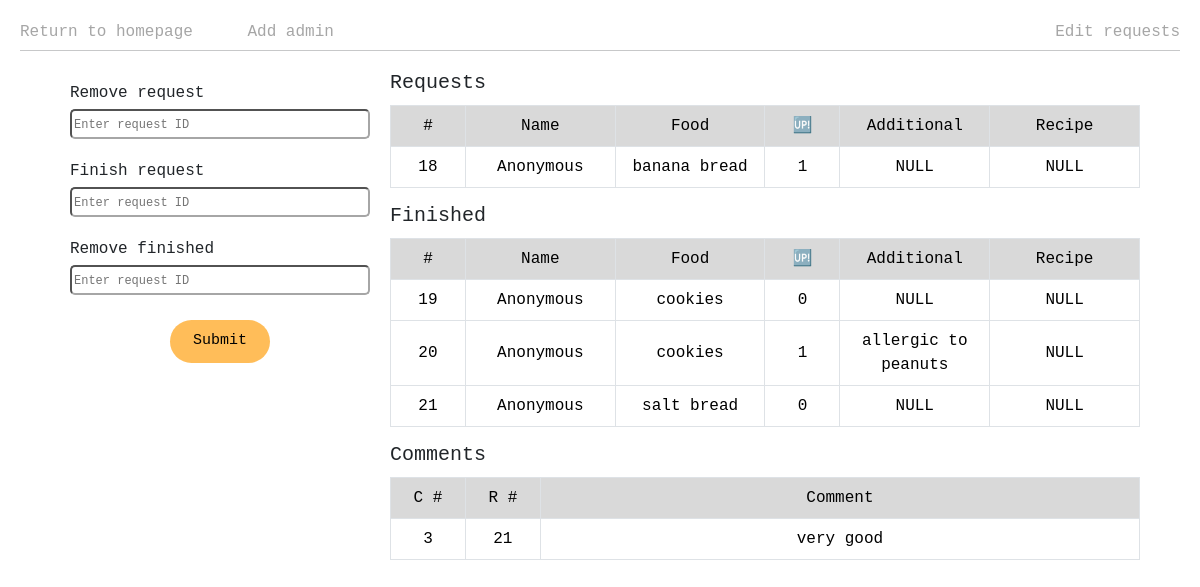
The page /editRequests on the database as committed earlier.
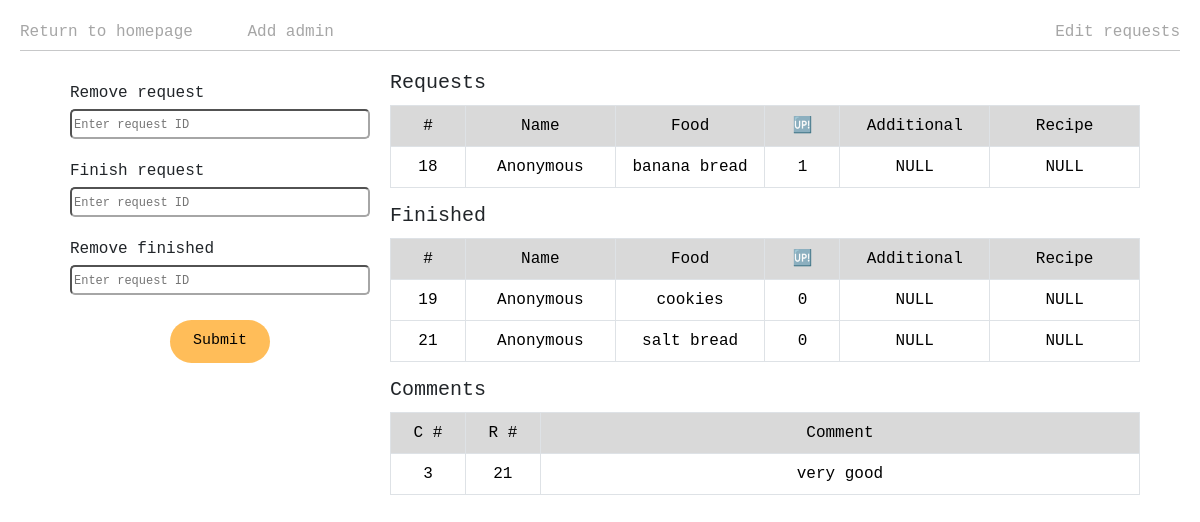
The same page on the database as committed later.
### tables this page shows
CREATE TABLE finished (
requestID INTEGER PRIMARY KEY NOT NULL,
name TEXT NOT NULL,
food TEXT NOT NULL,
additional TEXT NOT NULL,
recipe TEXT NOT NULL,
anonymous BOOLEAN NOT NULL,
rating REAL DEFAULT NULL
, upvotes integer, ratingCount integer not null default 0);

### app.py (the view)
@app.route("/editRequests", methods=["GET", "POST"])
def editRequests():
    if request.method == "POST":
        removeRequest = request.form.get("removeRequest")
        finishRequest = request.form.get("finishRequest")
        removeFinished = request.form.get("removeFinished")
        if removeRequest:
            conn.execute(text("DELETE FROM requests WHERE id=:id"), {"id": removeRequest})
            conn.commit()
        if finishRequest:
            finishedRequest = conn.execute(text("SELECT id, name, food, additional, recipe, anonymous, upvotes FROM requests WHERE id=:id"), {"id": finishRequest}).mappings().first()
            if finishedRequest:
                conn.execute(
                    text("INSERT INTO finished (requestID, name, food, additional, recipe, anonymous, upvotes) VALUES (:id, :name, :food, :additional, :recipe, :anonymous, :upvotes)"),
                    finishedRequest
                )
                conn.execute(text("DELETE FROM requests WHERE id=:id"), {"id": finishRequest})
                conn.commit()
        if removeFinished:
            conn.execute(text("DELETE FROM finished WHERE requestID=:id"), {"id": removeFinished})
            conn.commit()
        return redirect("/editRequests")
    elif request.method == "GET":
        requests = conn.execute(text("SELECT id, name, food, upvotes, anonymous, additional, recipe FROM requests")).mappings().all()
        finished = conn.execute(text("SELECT requestID, food, name, anonymous, upvotes, additional, recipe FROM finished")).mappings().all()
        comments = conn.execute(text("SELECT * FROM comments")).mappings().all()
        return render_template("editRequests.html", requests=requests, finished=finished, comments=comments)

### app.py (called while the page is built)
@app.after_request
def after_request(response):
    response.headers["Cache-Control"] = "no-cache, no-store, must-revalidate"
    response.headers["Expires"] = 0
    response.headers["Pragma"] = "no-cache"
    return response

### templates/editRequests.html (shortened to what the changed rows need)
{% extends "layout.html" %}
{% block main %}
    <div style="width: 100vw; display: flex; justify-content: center; margin-top: 20px;">
        <div class="editRequests">
            <div class="requestsTables">
                <table class="table table-bordered requestsTable">
                    <thead class="thead-light">
                        <tr>
                            <th scope="col" style="background-color: #d9d9d9; width: 10%; font-weight: normal;">#</th>
                            <th scope="col" style="background-color: #d9d9d9; font-weight: normal;">Name</th>
                            <th scope="col" style="background-color: #d9d9d9; font-weight: normal;">Food</th>
                            <th scope="col" style="width: 23%; background-color: #d9d9d9; width: 10%; font-weight: normal;">🆙</th>
                            <th scope="col" style="background-color: #d9d9d9; font-weight: normal;">Additional</th>
                            <th scope="col" style="background-color: #d9d9d9; font-weight: normal;">Recipe</th>
                        </tr>
                    </thead>
                </table>
                <table class="table table-bordered requestsTable">
                    <thead class="thead-light">
                        <tr>
                            <th scope="col" style="background-color: #d9d9d9; width: 10%; font-weight: normal;">#</th>
                            <th scope="col" style="background-color: #d9d9d9; font-weight: normal;">Name</th>
                            <th scope="col" style="background-color: #d9d9d9; font-weight: normal;">Food</th>
                            <th scope="col" style="width: 23%; background-color: #d9d9d9; width: 10%; font-weight: normal;">🆙</th>
                            <th scope="col" style="background-color: #d9d9d9; font-weight: normal;">Additional</th>
                            <th scope="col" style="background-color: #d9d9d9; font-weight: normal;">Recipe</th>
                        </tr>
                    </thead>
                    <tbody>
                        {% for request in finished %}
                            <tr class="tableItem">
                                <td>{{ request.requestID }}</td>
                                {% if request.anonymous == 1 %}
                                    <td>Anonymous</td>
                                {% else %}
                                    <td>{{ request.name }}</td>
                                {% endif %}
                                <td>{{ request.food }}</td>
                                <td>{{ request.upvotes }}</td>
                                <td>{{ request.additional }}</td>
                                <td>{{ request.recipe }}</td>
                            </tr>
                        {% endfor %}
                    </tbody>
                </table>
                <table class="table table-bordered requestsTable">
                    <thead class="thead-light">
                        <tr>
                            <th scope="col" style="background-color: #d9d9d9; width: 10%; font-weight: normal;">C #</th>
                            <th scope="col" style="background-color: #d9d9d9; width: 10%; font-weight: normal;">R #</th>
                            <th scope="col" style="background-color: #d9d9d9; font-weight: normal;">Comment</th>
                        </tr>
                    </thead>
                </table>
            </div>
        </div>
    </div>
{% endblock %}

Rows that differ between the two databases and show on the page:
removed finished: food "cookies", additional "allergic to peanuts", recipe "NULL"
Other text that changed with them:
list line gone: "20 Anonymous 1"
